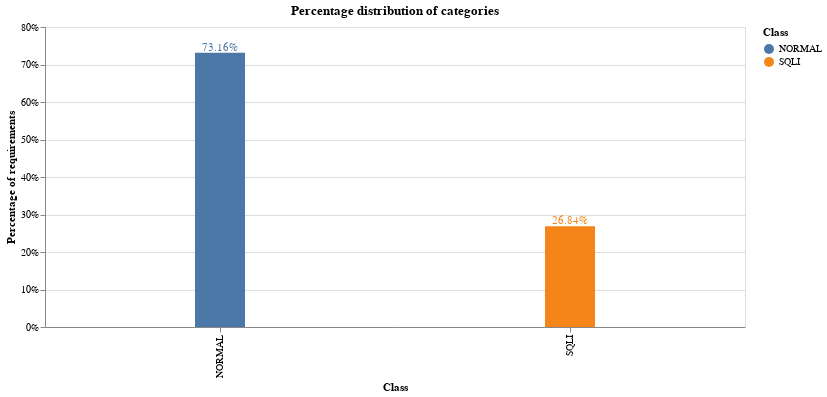

The cell this chart's notebook holds for it:
### Code cell
data['id'] = 1
df2 = pd.DataFrame(data.groupby('Class').count()['id']).reset_index()

bars = alt.Chart(df2).mark_bar(size=50).encode(
    x=alt.X('Class'),
    y=alt.Y('PercentOfTotal:Q', axis=alt.Axis(format='.0%', title='Percentage of requirements')),
    color='Class'
).transform_window(
    TotalArticles='sum(id)',
    frame=[None, None]
).transform_calculate(
    PercentOfTotal="datum.id / datum.TotalArticles"
)

text = bars.mark_text(
    align='center',
    baseline='bottom',
    #dx=5  # Nudges text to right so it doesn't appear on top of the bar
).encode(
    text=alt.Text('PercentOfTotal:Q', format='.2%')
)

(bars + text).interactive().properties(
    height=300,
    width=700,
    title = "Percentage distribution of categories",
)

### Figure 1 — Vega-Lite specification as saved in the notebook (floating-point values rounded to 4 significant figures)
{"config": {"view": {"continuousWidth": 400, "continuousHeight": 300}}, "layer": [{"mark": {"type": "bar", "size": 50}, "encoding": {"color": {"field": "Class", "type": "nominal"}, "x": {"field": "Class", "type": "nominal"}, "y": {"axis": {"format": ".0%", "title": "Percentage of requirements"}, "field": "PercentOfTotal", "type": "quantitative"}}, "selection": {"selector002": {"type": "interval", "bind": "scales", "encodings": ["x", "y"]}}, "transform": [{"window": [{"op": "sum", "field": "id", "as": "TotalArticles"}], "frame": [null, null]}, {"calculate": "datum.id / datum.TotalArticles", "as": "PercentOfTotal"}]}, {"mark": {"type": "text", "align": "center", "baseline": "bottom"}, "encoding": {"color": {"field": "Class", "type": "nominal"}, "text": {"field": "PercentOfTotal", "format": ".2%", "type": "quantitative"}, "x": {"field": "Class", "type": "nominal"}, "y": {"axis": {"format": ".0%", "title": "Percentage of requirements"}, "field": "PercentOfTotal", "type": "quantitative"}}, "transform": [{"window": [{"op": "sum", "field": "id", "as": "TotalArticles"}], "frame": [null, null]}, {"calculate": "datum.id / datum.TotalArticles", "as": "PercentOfTotal"}]}], "data": {"name": "data-60aaf0b7ced48fe4773ebe467ec8a756"}, "height": 300, "title": "Percentage distribution of categories", "width": 700, "$schema": "https://vega.github.io/schema/vega-lite/v4.17.0.json", "datasets": {"data-60aaf0b7ced48fe4773ebe467ec8a756": [{"Class": "NORMAL", "id": 3072}, {"Class": "SQLI", "id": 1127}]}}
